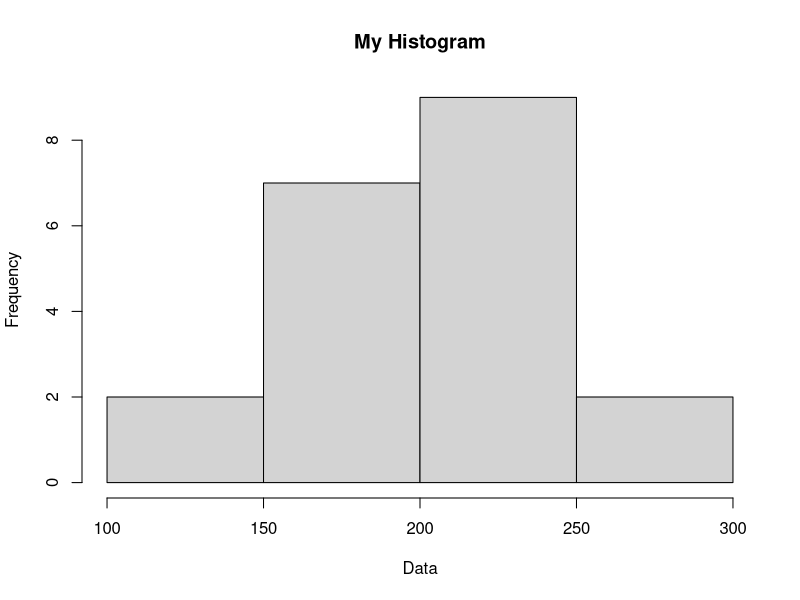

Source code (R):
### Midterm 1 Calculator (IE 3610) ###

# Clear plots
dev.off()  # But only if there IS a plot
# Clear console
cat("\014")  # ctrl+L
# Clear global environment
rm(list = ls())



# ------------------------- DATA ENTRY ------------------------------------- #

# Enter problem statement values 
DataFrame = data.frame(Header=c(156,236,286,225,138,250,167,173,208,252,226,
                                179,214,217,176,208,200,192,222,141))
DataFrame # Check new df
confidence = 0.95 # Set % confidence
bounds = 2 # Two-sided or one-sided interval?

# ------------------------ END DATA ENTRY ---------------------------------- #



## Descriptive Statistics ##
{
  DataSort = DataFrame[order(DataFrame$Header),] #sort ascending
  DataSort # view sorted data
  summary(DataFrame$Header)
  sampleMean = mean(DataSort) # identical answer: mean(DataFrame$Header)
  sampleMedian = median(DataSort) # identical answer: median(DataFrame$Header)
  print(paste("Mean:",sampleMean))
  print(paste("Median:",sampleMedian))
  Q1 = summary(DataSort)[2] # First quartile
  Q3 = summary(DataSort)[5] # Second quartile
  IQR = IQR(DataSort)
  upperMild = Q3+(1.5*IQR)
  upperExtreme = Q3+(3*IQR)
  lowerMild = Q1-(1.5*IQR)
  lowerExtreme = Q1-(3*IQR)
  print(paste("Upper Mild Outliers: Between",upperMild,"&",upperExtreme))
  print(paste("Upper Extreme Outliers: Greater than",upperExtreme)) 
  print(paste("Lower Mild Outliers: Between",lowerMild,"&",lowerExtreme))
  print(paste("Lower Extreme Outliers: Less than",lowerExtreme))
  hist(DataSort, main="My Histogram", xlab="Data", ylab="Frequency", breaks=5)
}

## Case 3 CI with given data (z critical value)
{
  n = sum(table(DataFrame$Header)) # Counts your data values (n)
  mean = mean(DataFrame$Header) # Check sample mean
  s = sd(DataFrame$Header) # Check sample standard deviation
  alpha = (1-confidence)/bounds # alpha value finds area for critical value
  N = sqrt(n)
  z = qnorm(alpha,lower.tail = FALSE)
  step1 = z*(s/N)
  LowerB = mean - step1 # Lower confidence bound
  UpperB = mean + step1 # Upper confidence bound
  Casetxt = "Case 3 (z, unknown σ, estimate mean) =>"
  OneSidedLowertxt = "One-sided lower:"
  OneSidedUppertxt = "One-sided upper:"
  LowerBoundtxt = "["
  UpperBoundtxt = "]"
  result_onesided = paste(Casetxt,OneSidedLowertxt,LowerB,OneSidedUppertxt,UpperB)
  result_twosided = paste(Casetxt, LowerBoundtxt,LowerB,",",UpperB,UpperBoundtxt)
  if (bounds == 2){
    print(result_twosided)
  } else {
    print(result_onesided)
  }
}

## Case 5 CI with given data (t critical value)
{
  n = sum(table(DataFrame$Header)) # Counts your data values (n)
  mean = mean(DataFrame$Header) # Check mean
  s = sd(DataFrame$Header) # Check standard deviation
  alpha = (1-confidence)/bounds
  N = sqrt(n)
  t = qt(alpha,n-1,lower.tail = FALSE)
  step1 = t*(s/N)
  LowerB = mean - step1 # Lower confidence bound
  UpperB = mean + step1 # Upper confidence bound
  Casetxt = "Case 5 (t, estimate mean) =>"
  OneSidedLowertxt = "One-sided lower:"
  OneSidedUppertxt = "One-sided upper:"
  LowerBoundtxt = "["
  UpperBoundtxt = "]"
  result_onesided = paste(Casetxt,OneSidedLowertxt,LowerB,OneSidedUppertxt,UpperB)
  result_twosided = paste(Casetxt, LowerBoundtxt,LowerB,",",UpperB,UpperBoundtxt)
  if (bounds == 2){
    print(result_twosided)
  } else {
    print(result_onesided)
  }
}

## Case 5 PREDICTION Interval (PI) with given data
{
  n = sum(table(DataFrame$Header)) # Counts your data values (n)
  mean = mean(DataFrame$Header) # Check mean
  s = sd(DataFrame$Header) # Check standard deviation
  alpha = (1-confidence)/bounds
  N = sqrt(n)
  t = qt(alpha,n-1,lower.tail = FALSE)
  step1 = t*s*(sqrt(1+(1/n)))
  LowerB = mean - step1 # Lower confidence bound
  UpperB = mean + step1 # Upper confidence bound
  Casetxt = "Case 5 Prediction Interval =>"
  OneSidedLowertxt = "One-sided lower:"
  OneSidedUppertxt = "One-sided upper:"
  LowerBoundtxt = "["
  UpperBoundtxt = "]"
  result_onesided = paste(Casetxt,OneSidedLowertxt,LowerB,OneSidedUppertxt,UpperB)
  result_twosided = paste(Casetxt, LowerBoundtxt,LowerB,",",UpperB,UpperBoundtxt)
  if (bounds == 2){
    print(result_twosided)
  } else {
    print(result_onesided)
  }
}

## CASE 6 VARIANCE CI with given data (chi-squared critical value)
{
  n = sum(table(DataFrame$Header)) # Counts your data values (n)
  s = sd(DataFrame$Header) # Check standard deviation
  alpha = (1-confidence)/bounds
  chiLO = qchisq(alpha,n-1,lower.tail = FALSE)
  chiHI = qchisq(1-alpha,n-1,lower.tail = FALSE)
  LowerB = ((n-1)*(s^2))/chiLO # Lower confidence bound
  UpperB = ((n-1)*(s^2))/chiHI # Upper confidence bound
  Casetxt = "Case 6 (chi-squared, estimate variance) =>"
  OneSidedLowertxt = "One-sided lower:"
  OneSidedUppertxt = "One-sided upper:"
  LowerBoundtxt = "["
  UpperBoundtxt = "]"
  result_onesided = paste(Casetxt,OneSidedLowertxt,LowerB,OneSidedUppertxt,UpperB)
  result_twosided = paste(Casetxt, LowerBoundtxt,LowerB,",",UpperB,UpperBoundtxt)
  if (bounds == 2){
    print(result_twosided)
  } else {
    print(result_onesided)
  }
}

## CASE 6 STANDARD DEVIATION CI with given data (chi-squared critical value)
{
  n = sum(table(DataFrame$Header)) # Counts your data values (n)
  s = sd(DataFrame$Header) # Check standard deviation
  alpha = (1-confidence)/bounds
  chiLO = qchisq(alpha,n-1,lower.tail = FALSE)
  chiHI = qchisq(1-alpha,n-1,lower.tail = FALSE)
  LowerB = sqrt(((n-1)*(s^2))/chiLO) # Lower confidence bound
  UpperB = sqrt(((n-1)*(s^2))/chiHI) # Upper confidence bound
  Casetxt = "Case 6 (chi-squared, estimate standard deviation) =>"
  OneSidedLowertxt = "One-sided lower:"
  OneSidedUppertxt = "One-sided upper:"
  LowerBoundtxt = "["
  UpperBoundtxt = "]"
  result_onesided = paste(Casetxt,OneSidedLowertxt,LowerB,OneSidedUppertxt,UpperB)
  result_twosided = paste(Casetxt, LowerBoundtxt,LowerB,",",UpperB,UpperBoundtxt)
  if (bounds == 2){
    print(result_twosided)
  } else {
    print(result_onesided)
  }
}
